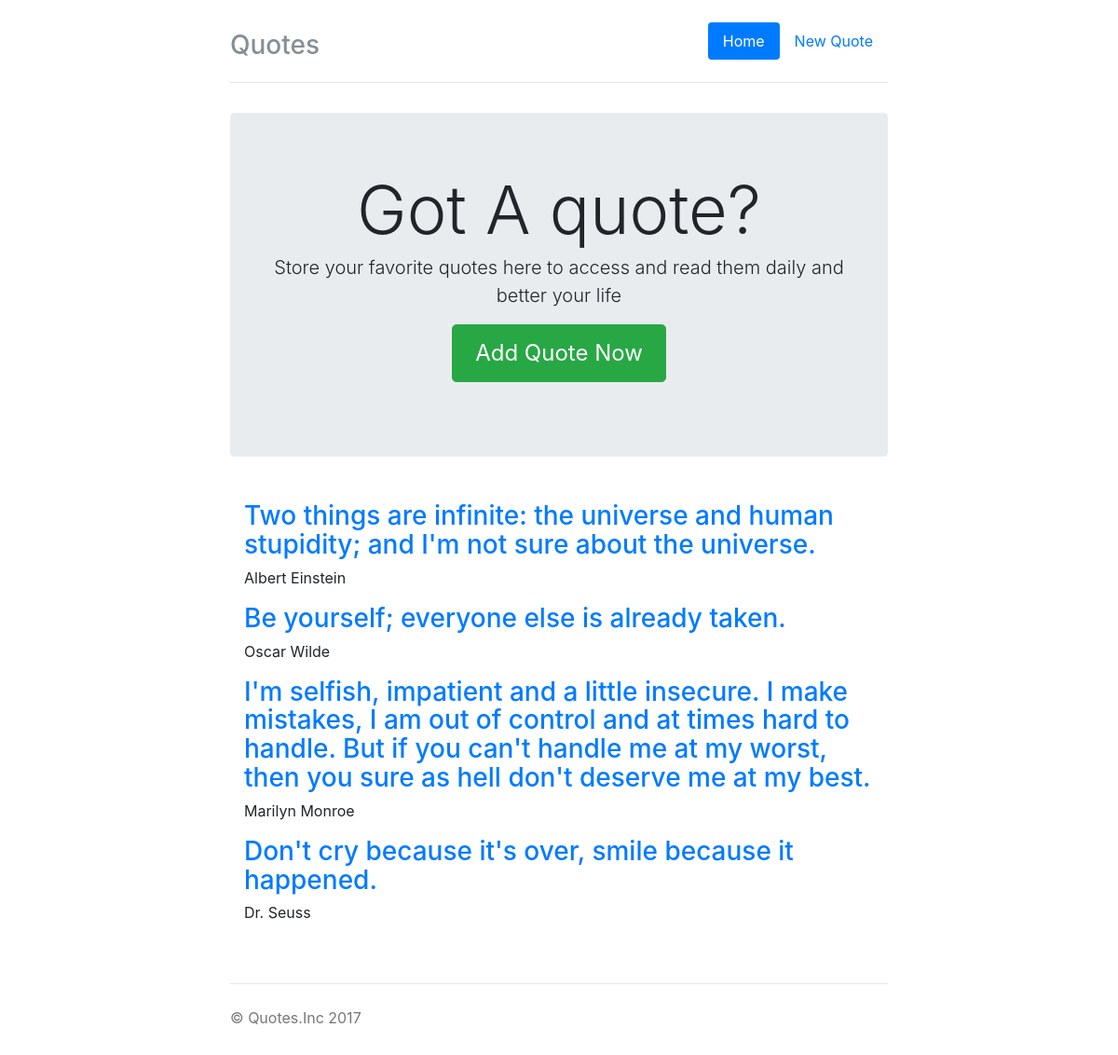
The page / on the database its author committed.
### tables this page shows
CREATE TABLE `quotes` (
  `id` int(11) NOT NULL,
  `text` varchar(255) NOT NULL,
  `creator` varchar(255) NOT NULL,
  `create_date` datetime NOT NULL DEFAULT CURRENT_TIMESTAMP
);

### classes/database.php (called while the page is built, shortened)
<?php
	class Database{
		private $db_host = 'localhost';
		private $db_user = 'root';
		private $db_password = '';
		private $db_name = 'phpdb';
		protected $dbh;
		protected $stmt;
		public function __construct(){
			try {
				$this->dbh = new PDO("mysql:host=".$this->db_host.";dbname=".$this->db_name, $this->db_user, $this->db_password);
			} catch (PDOException $e) {
				echo '<div class="alert alert-danger">'.get_class($e).' on line '.$e->getLine().' of '.$e->getFile().': '.$e->getMessage().'</div>';
			}
		}
		public function query($query){
			try {
				$this->stmt = $this->dbh->prepare($query);
			} catch (Throwable $e) {
				echo '<div class="alert alert-danger">'.get_class($e).' on line '.$e->getLine().' of '.$e->getFile().': '.$e->getMessage().'</div>';
			}
		}
		public function execute(){
			try {
				$this->stmt->execute();
			} catch (Throwable $e) {
				echo '<div class="alert alert-danger">'.get_class($e).' on line '.$e->getLine().' of '.$e->getFile().': '.$e->getMessage().'</div>';
			}
		}
		public function resultSet():array{
			try {
				$this->execute();
				return $this->stmt->fetchAll(PDO::FETCH_ASSOC);
			} catch (Throwable $e) {
				echo '<div class="alert alert-danger">'.get_class($e).' on line '.$e->getLine().' of '.$e->getFile().': '.$e->getMessage().'</div>';
			}
		}
	}

### classes/quotes.php (called while the page is built, shortened)
<?php
class Quotes extends Database
{
	public function index(){
		try {
			$this->query('SELECT * FROM quotes ORDER BY create_date DESC');
			$i = 0;
			while($rows = $this->resultSet()){
				if ($i < count($rows)) {
					$i++;
				} else {
					return count($rows).' Quotes Listed';
				}
			}
		} catch (Throwable $e) {
			echo '<div class="alert alert-danger">'.get_class($e).' on line '.$e->getLine().' of '.$e->getFile().': '.$e->getMessage().'</div>';
		}
	}
}

### index.php (the view, shortened to what this page needs)
<?php include './classes/database.php'; ?>
<?php include './classes/quotes.php'; ?>
<?php
  try {
    $quoteObj = new Quotes();
    $quotes = $quoteObj->index();
  } catch (Throwable $e) {
    echo '<div class="alert alert-danger">'.get_class($e).' on line '.$e->getLine().' of '.$e->getFile().': '.$e->getMessage().'</div>';
  }
?>
<!DOCTYPE html>
<html lang="en">
<head>
	<link rel="stylesheet" href="./css/bootstrap.min.css">
	<link rel="stylesheet" href="./css/style.css">
</head>
<body>
	<div class="container">
      <div class="header clearfix">
        <nav>
          <ul class="nav nav-pills float-right">
            <li class="nav-item">
              <a class="nav-link active" href="index.php">Home <span class="sr-only">(current)</span></a>
            </li>
            <li class="nav-item">
              <a class="nav-link" href="new.php">New Quote</a>
            </li>
          </ul>
        </nav>
        <h3 class="text-muted">Quotes</h3>
      </div>
      <div class="jumbotron">
        <h1 class="display-3">Got A quote?</h1>
        <p class="lead">Store your favorite quotes here to access and read them daily and better your life</p>
        <p><a class="btn btn-lg btn-success" href="new.php" role="button">Add Quote Now</a></p>
      </div>
      <div class="row marketing">
        <div class="col-lg-12">
          <?php foreach ($quotes as $q): ?>
          <h3><a href="edit.php?id=<?php echo $q['id']; ?>"><?php echo $q['text'] ?></a></h3>
          <p><?php echo $q['creator'] ?></p>
          <?php endforeach ?>
        </div>
      </div>
      <footer class="footer">
        <p>© Quotes.Inc 2017</p>
      </footer>
    </div>
</body>
</html>

### css/style.css (style rules this page uses)
body { padding-top: 1.5rem; padding-bottom: 1.5rem; }
.header, .marketing, .footer { padding-right: 1rem; padding-left: 1rem; }
.header { padding-bottom: 1rem; border-bottom: .05rem solid #e5e5e5; }
.header h3 { margin-top: 0; margin-bottom: 0; line-height: 3rem; }
.footer { padding-top: 1.5rem; color: #777; border-top: .05rem solid #e5e5e5; }
@media (min-width: 48em) { .container { max-width: 46rem; } }
.jumbotron { text-align: center; border-bottom: .05rem solid #e5e5e5; }
.jumbotron .btn { padding: .75rem 1.5rem; font-size: 1.5rem; }
.marketing { margin: 3rem 0; }
@media screen and (min-width: 48em) { .header, .marketing, .footer { padding-right: 0; padding-left: 0; } }
@media screen and (min-width: 48em) { .header { margin-bottom: 2rem; } }
@media screen and (min-width: 48em) { .jumbotron { border-bottom: 0; } }

### rows shown on the page
quotes: text "Two things are infinite: the universe and human stupidity; and I'm not sure about the universe.", creator "Albert Einstein"
quotes: text "Be yourself; everyone else is already taken.", creator "Oscar Wilde"
quotes: text "I'm selfish, impatient and a little insecure. I make mistakes, I am out of control and at times hard to handle. But if you can't handle me at my worst, then you sure as hell don't deserve me at my best.", creator "Marilyn Monroe"
quotes: text "Don't cry because it's over, smile because it happened.", creator "Dr. Seuss"
